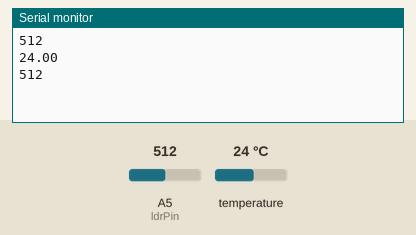
The sketch below on a simulated Arduino Uno, built with avr-gcc and run on an emulated ATmega328P. On the bench: the last lines printed to the serial monitor. Inputs (shaded band) come from the test bench; at power-on: temperature 24 °C, A5 (ldrPin) = 512.

Above: at 2.5 s.
2.6 s: temperature set to 12 °C
At 3.4 s:
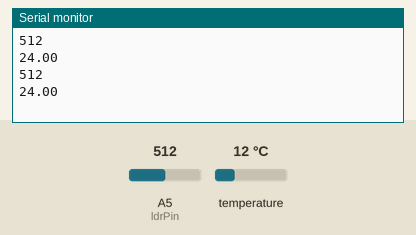
5.0 s: A5 (ldrPin) set to 716
At 6.9 s:
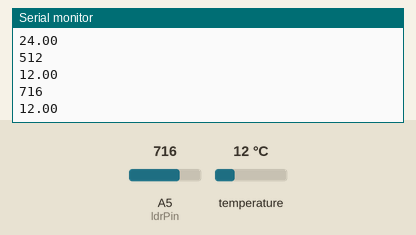
7.4 s: temperature set to 19 °C
At 8.7 s:
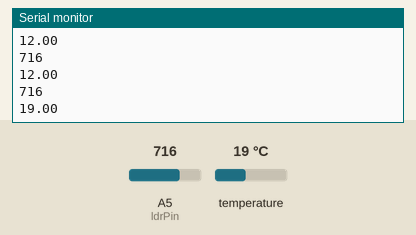
9.8 s: A5 (ldrPin) set to 900
At 12.2 s:
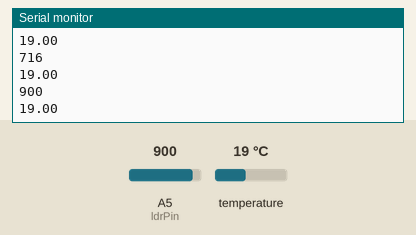
Timing chart, 0 to 13.2 s (numbered marks = the images above; inputs shaded):
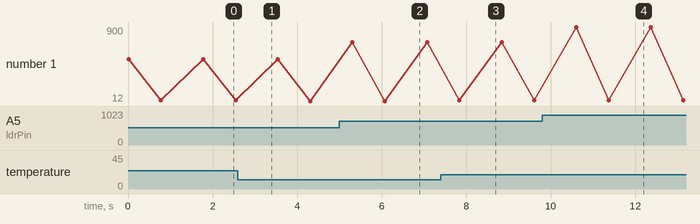

Measured:
- after the input at 5.0 s, the serial monitor: prints a new line after 0.31 s (image 2)
- after the input at 7.4 s, the serial monitor: prints a new line after 0.44 s (image 3)
- after the input at 9.8 s, the serial monitor: prints a new line after 0.81 s (image 4)
- plotted number 1: 24 → 12 after the input at 2.6 s, 12 → 716 after the input at 5.0 s, 716 → 19 after the input at 7.4 s

The sketch:

IOTAquarium.ino
```cpp
/***************  IOTAquarium   ***********************
  This is a project to help you manage your fish tank. Folowing functions are currently implemented:
      -fish feed
      -empty food tank allert
      -water temperature monitoring
      -light controler(using 5v neopixel)

Used pins:
28BYJ-48 motor/ULN2003A (IN1,IN2,IN3,IN4) <-> Smart7688 DUO(13,12,11,10)
DS18B20 (red,yellow,gray) <-> Smart7688 DUO(5V,D3,GND)+4,7k betwen 5V and DATA
LDR (VCC,data) <-> Smart7688 DUO(5V,A5)+10k betwen GND and DATA
 ******************************************************/

//******  Steper library
//include stepper library for moving the feeder
#include <AccelStepper.h>
#define HALFSTEP 8

// Initialize with pin sequence IN1-IN3-IN2-IN4 for using the AccelStepper with 28BYJ-48
AccelStepper feeder(HALFSTEP, 13, 12, 11, 10);

//******  LDR
int ldrPin=A5;//pin on wich is connected the LDR
int ldrValue=0;//initial value for the LDR value

//****** Temperature
#include <OneWire.h>
#include <DallasTemperature.h>
#define ONE_WIRE_BUS 3// Data wire is plugged into pin 2 on the Arduino
// Setup a oneWire instance to communicate with any OneWire devices
// (not just Maxim/Dallas temperature ICs)
OneWire oneWire(ONE_WIRE_BUS);
// Pass our oneWire reference to Dallas Temperature.
DallasTemperature sensors(&oneWire);

void setup() {
  Serial.begin(9600); //sets serial port for communication

  //Initialize the stepper motor. I prefer to start slowly so the food don't get trow all at once
  feeder.setSpeed(1000.0);
  feeder.setAcceleration(200.0);
  feeder.setSpeed(800);


    // Start up the library
  sensors.begin();
}

void loop() {
ldrValue = analogRead(ldrPin); // read the value from the sensor
Serial.println(ldrValue); //prints the values coming from the sensor on the screen
sensors.requestTemperatures(); // Send the command to get temperatures
Serial.println(sensors.getTempCByIndex(0)); // Why "byIndex"?
delay(1000);
}


  /*//Change direction when the stepper reaches the target position
  if (stepper1.distanceToGo() == 0) {
    stepper1.moveTo(-stepper1.currentPosition());
  }
  stepper1.run();*/
```
